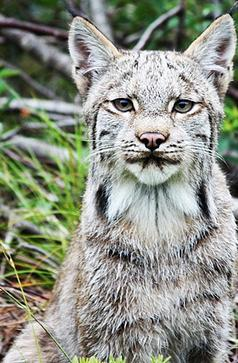
#> input picture dataset/parents/bobcat_Img-8.jpg, 238 x 363 px; its folder holds only this picture in this run
$ python preprocess.py
#> lines starting #> are read from the running program, lines starting #| are printed output that depends on the picture
import os
from PIL import Image
import random
from pathlib import Path

# Define the source and destination directories
src_dir = Path('dataset/parents')
dst_dir = Path('dataset/crops')
dst_dir.mkdir(parents=True, exist_ok=True)

# Define the scale
scale = (0.5, 0.8)

# Loop over all images in the source directory
for img_file in src_dir.glob('*.jpg'):
    # Open the image
    img = Image.open(img_file)
#> img is the input picture: PIL image 238x363 RGB; mean R, G, B 141.1, 145.5, 133.3
    width, height = img.size
#> width = 238; height = 363

    # Apply the transform 10 times to get 10 random crops
    for i in range(3):
        # Calculate random width and height
        new_width = random.randint(int(width * scale[0]), int(width * scale[1]))
        new_height = random.randint(int(height * scale[0]), int(height * scale[1]))

        # Calculate random position for the crop
        left = random.randint(0, width - new_width)
        top = random.randint(0, height - new_height)

        # Perform the crop
        cropped_img = img.crop((left, top, left + new_width, top + new_height))

        # Resize the cropped image to 224x224
        resized_img = cropped_img.resize((224, 224))

        # Save the resized image with coordinates in the filename
        resized_img_file = dst_dir / f'{img_file.stem}_crop{i+1}_{left}_{top}_{left+new_width}_{top+new_height}.jpg'
        resized_img.save(resized_img_file)
#> this loop made 3 passes
#> pass 1, `cropped_img = img.crop((left, top, left + new_width, top + new_height))`:
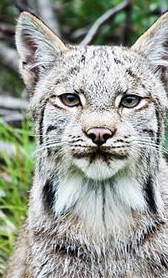
#> cropped_img: PIL image 168x278 RGB; mean R, G, B 153.6, 158.2, 149
#> pass 1, `resized_img = cropped_img.resize((224, 224))`:
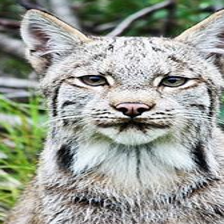
#> resized_img: PIL image 224x224 RGB; mean R, G, B 153.6, 158.2, 149
#> pass 2, `cropped_img = img.crop((left, top, left + new_width, top + new_height))`:
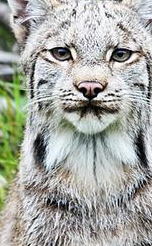
#> cropped_img: PIL image 152x246 RGB; mean R, G, B 166.1, 168.4, 161.7
#> pass 2, `resized_img = cropped_img.resize((224, 224))`:
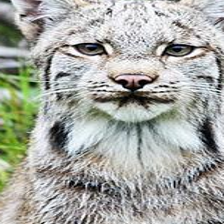
#> resized_img: PIL image 224x224 RGB; mean R, G, B 166.1, 168.4, 161.7
#> after the loop:
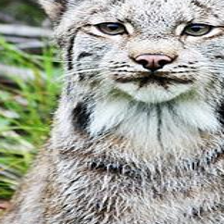
#> resized_img: PIL image 224x224 RGB; mean R, G, B 160.4, 163.8, 153

$ run again, on dataset/parents/chimpanzee_Img-7701.jpg
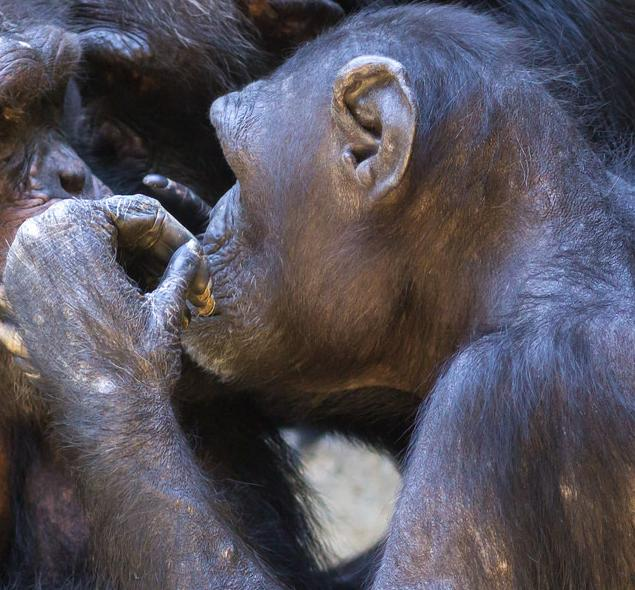
#> input picture dataset/parents/chimpanzee_Img-7701.jpg, 635 x 590 px
#> img is the input picture: PIL image 635x590 RGB; mean R, G, B 86.5, 82.9, 92.9
#> the loop `for i in range(3):` made 3 passes
#> pass 1, `cropped_img = img.crop((left, top, left + new_width, top + new_height))`:
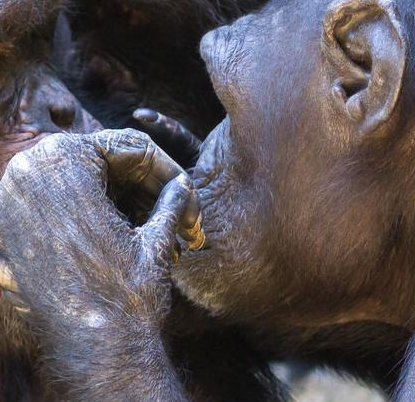
#> cropped_img: PIL image 415x402 RGB; mean R, G, B 89.8, 83.5, 88
#> after the loop `for i in range(3):`:
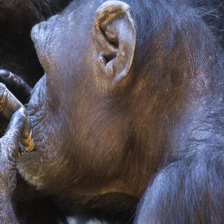
#> resized_img: PIL image 224x224 RGB; mean R, G, B 86.7, 81.1, 89.7

$ run again, on dataset/parents/chimpanzee_Img-8189.jpg
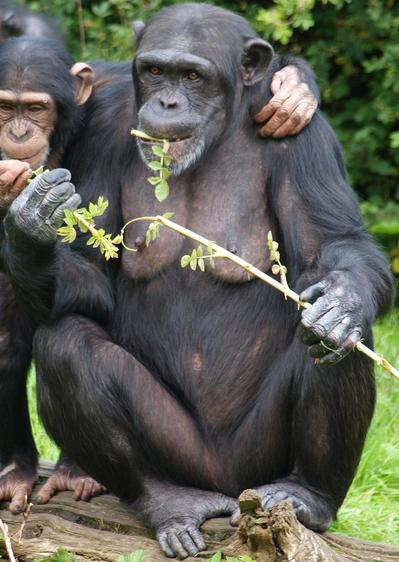
#> input picture dataset/parents/chimpanzee_Img-8189.jpg, 399 x 562 px
#> img is the input picture: PIL image 399x562 RGB; mean R, G, B 92.9, 94.5, 83.9
#> the loop `for i in range(3):` made 3 passes
#> pass 1, `cropped_img = img.crop((left, top, left + new_width, top + new_height))`:
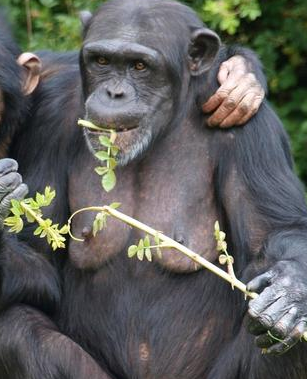
#> cropped_img: PIL image 307x379 RGB; mean R, G, B 94.8, 95.5, 92.5
#> after the loop `for i in range(3):`:
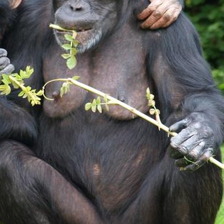
#> resized_img: PIL image 224x224 RGB; mean R, G, B 88.4, 87.6, 86

$ run again, on dataset/parents/chimpanzee_Img-8655.jpg
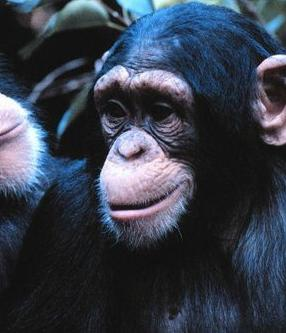
#> input picture dataset/parents/chimpanzee_Img-8655.jpg, 286 x 333 px
#> img is the input picture: PIL image 286x333 RGB; mean R, G, B 55, 62.1, 75.2
#> the loop `for i in range(3):` made 3 passes
#> pass 1, `cropped_img = img.crop((left, top, left + new_width, top + new_height))`:
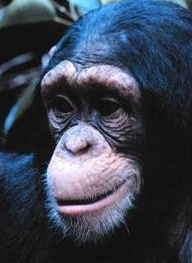
#> cropped_img: PIL image 192x263 RGB; mean R, G, B 59.1, 66.9, 82.3
#> after the loop `for i in range(3):`:
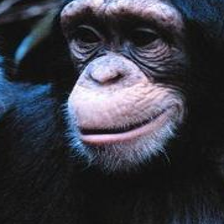
#> resized_img: PIL image 224x224 RGB; mean R, G, B 57.8, 58.4, 68
